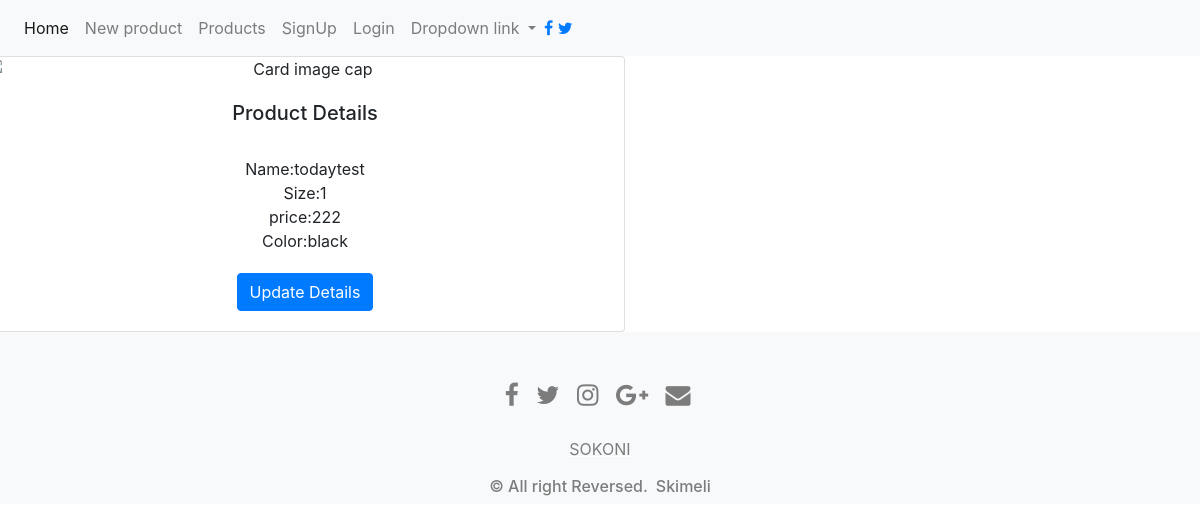
The page /products/1/ on the database its author committed.
### app.py (models this page shows, shortened)
class Product(db.Model):
    id = db.Column(db.Integer, primary_key=True)
    name = db.Column(db.String(100), unique=False, nullable=False)
    size = db.Column(db.INTEGER, unique=False, nullable=False)
    color = db.Column(db.String(100), nullable=False)
    price = db.Column(db.INTEGER, nullable=False)
    image = db.Column(db.String(100), nullable=True)

### app.py (the view)
@app.route('/products/<int:product_id>/')  # handling a single product
def detail(product_id):
    product = Product.query.get(product_id)
    return render_template('detail.html', product=product)

### templates/detail.html
{% extends 'layout.html' %}
{% block body%}
{% if product %}
<div class="row">
<div class="card"  class="card text-white bg-dark mb-3" style="width: 40rem;" align="center">
  <img class="card-img-top" src="" alt="Card image cap">
  <div class="card-body">
    <h5 class="card-title">Product Details</h5>
       <div class="card-body" >
        Name:{{product.name}}</br>
        Size:{{product.size}}</br>
        price:{{product.price}}</br>
        Color:{{product.color}}</br>
    </div>
    <a href="/products/update/{{product.id}}" class="btn btn-primary">Update Details</a>
  </div>
</div>
</div>
{% else %}
  <p>product not available</p>
{% endif %}
{% endblock body %}

### rows shown on the page
Product: name "todaytest", size "1", price "222", color "black"
